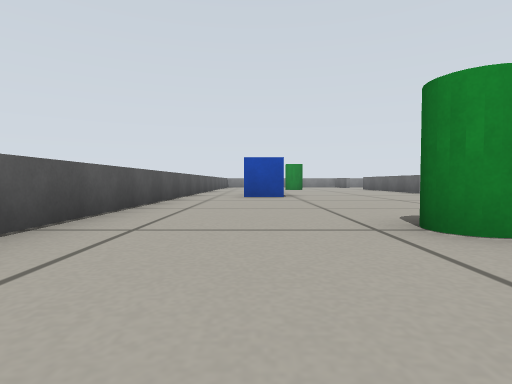
view 1 (above)

18 first-person views from a walk through a world built for the Gazebo simulator. The camera is 0.2 m above the floor, tilts 2° down and sees 80° across. The floor is counted in squares, 0.5 m on a side. Each view is taken from the middle of a square. On the plan, view 1 faces up. The plan holds only what a view shows up to about 9 squares ahead; the rest is blank.

view 2
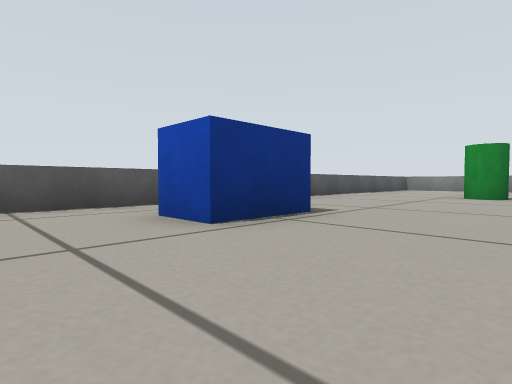

view 3
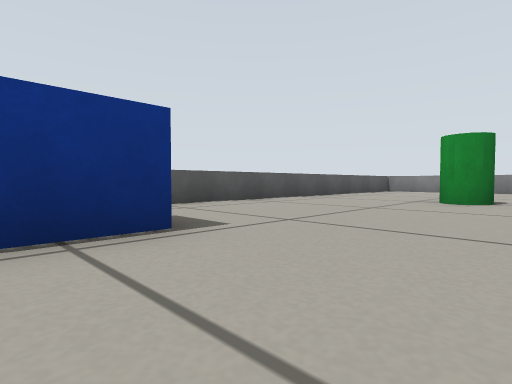

view 4
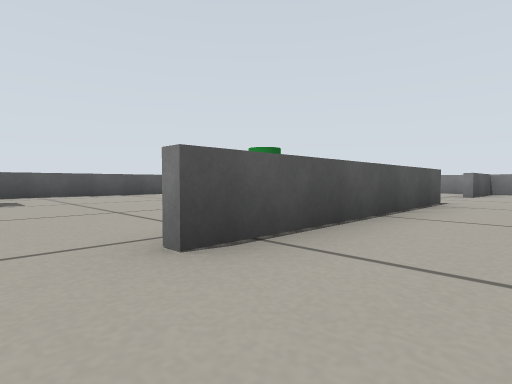

view 5
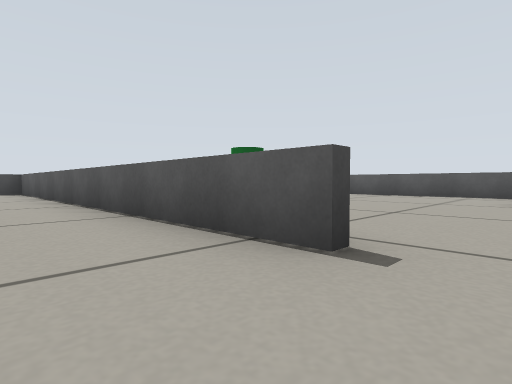

view 6
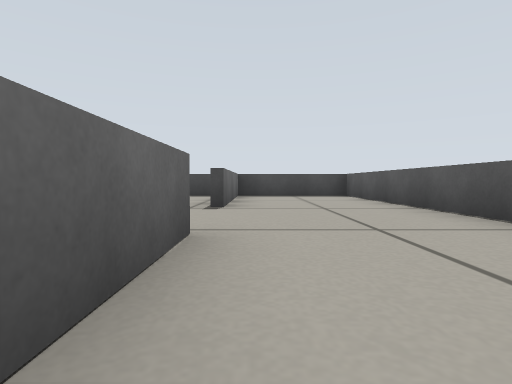

view 7
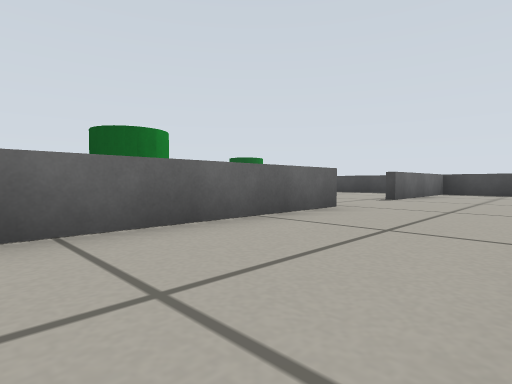

view 8
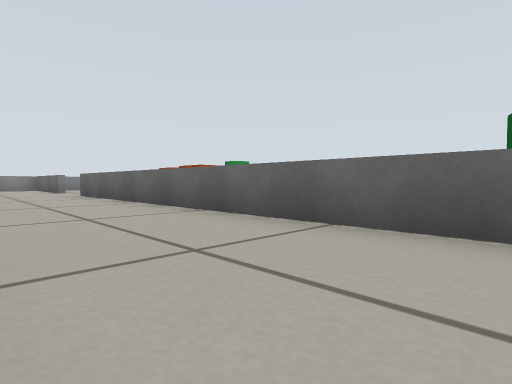

view 9
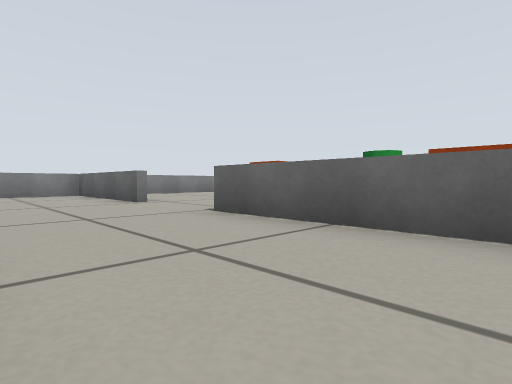

view 10
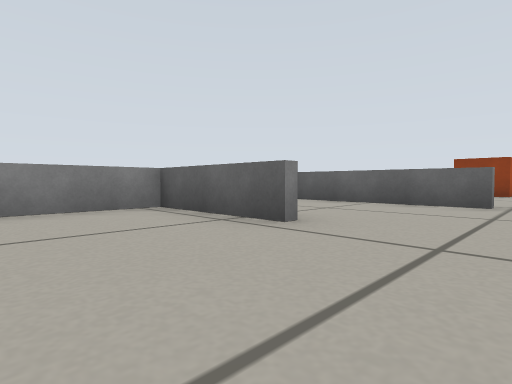

view 11
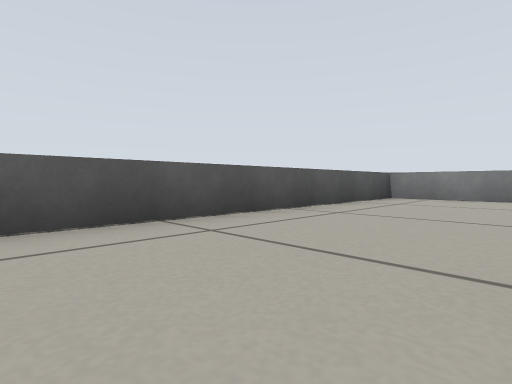

view 12
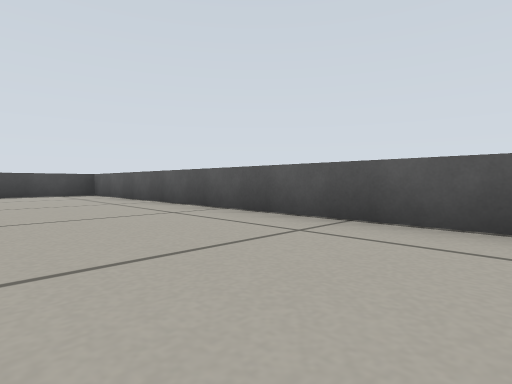

view 13
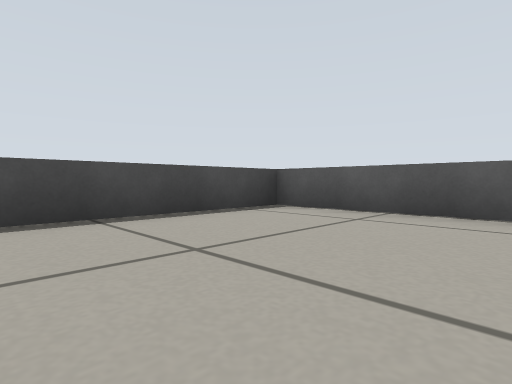

view 14
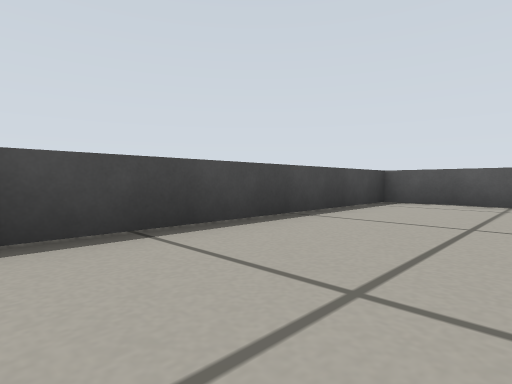

view 15
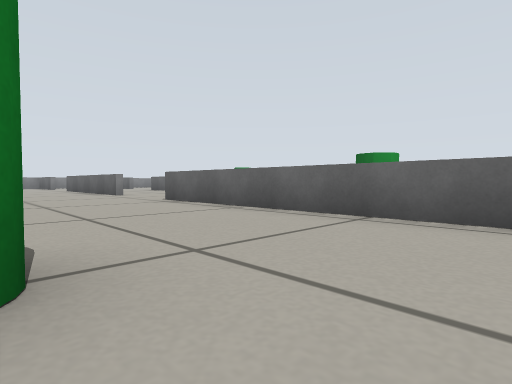

view 16
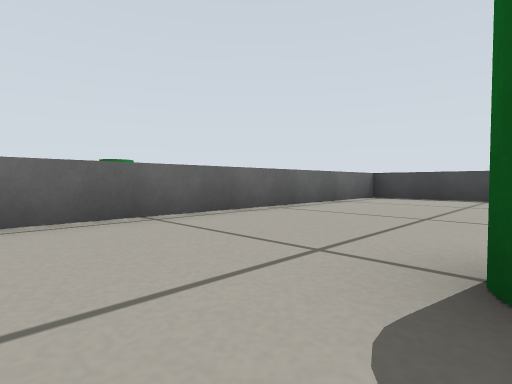

view 17
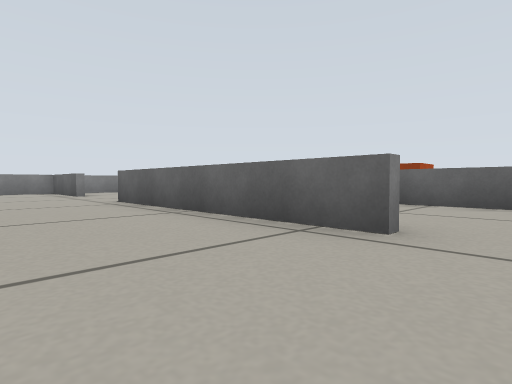

view 18
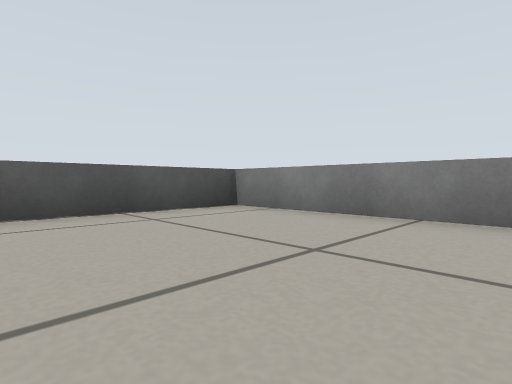

### Floor plan
Points are (right, up) in squares from view 1. A wall is a line through its corners. A room is listed if a view was taken in it or the views show most of it. See-through windows are left out.
Room 1 (views 1, 2, 3, 10, 11, 12, 13, 14, 15, 16, 17, 18)
walls: (5.3, 9.9) (5.3, 15.1); (5.3, 17.9) (5.3, 20.4) (3.4, 20.4); (1.8, 20.4) (-1.9, 20.4) (-1.9, -3.4) (5.3, -3.4) (5.3, 7.1)
ways out: opening at (5, 8.5) to room 2; opening at (5, 16.5) to room 2
objects: blue box (0, 8) to (0, 9); pillar (2, 2) to (2, 3); pillar (2, 14) to (2, 15)
Room 2 (views 4, 5, 6, 7, 8, 9)
walls: (5.5, 7.1) (5.5, -3.4) (8.5, -3.4) (8.5, 0.4); (5.5, 15.1) (5.5, 9.9); (8.5, 2.6) (8.5, 14.4); (8.5, 16.6) (8.5, 20.4) (5.5, 20.4) (5.5, 17.9)
ways out: opening at (5, 8.5) to room 1; opening at (5, 16.5) to room 1; opening at (9, 1.5); opening at (9, 15.5)

Where each view was taken, in squares from view 1:
view 1: 0 up, 0 right, facing up
view 2: 6 up, 3 right, facing up-left
view 3: 8 up, 3 right, facing up-left
view 4: 9 up, 7 right, facing up-left
view 5: 8 up, 7 right, facing down-left
view 6: 5 up, 8 right, facing down
view 7: 7 up, 6 right, facing down-right
view 8: 5 up, 6 right, facing up-right
view 9: 11 up, 6 right, facing up-right
view 10: 16 up, 3 right, facing up-right
view 11: 13 up, 1 right, facing up-left
view 12: 6 up, 1 right, facing down-left
view 13: 0 up, 2 right, facing down-left
view 14: 1 down, 4 right, facing down-left
view 15: 1 up, 2 right, facing up-right
view 16: 4 up, 2 right, facing down-right
view 17: 9 up, 3 right, facing up-right
view 18: 17 up, 2 right, facing up-left
